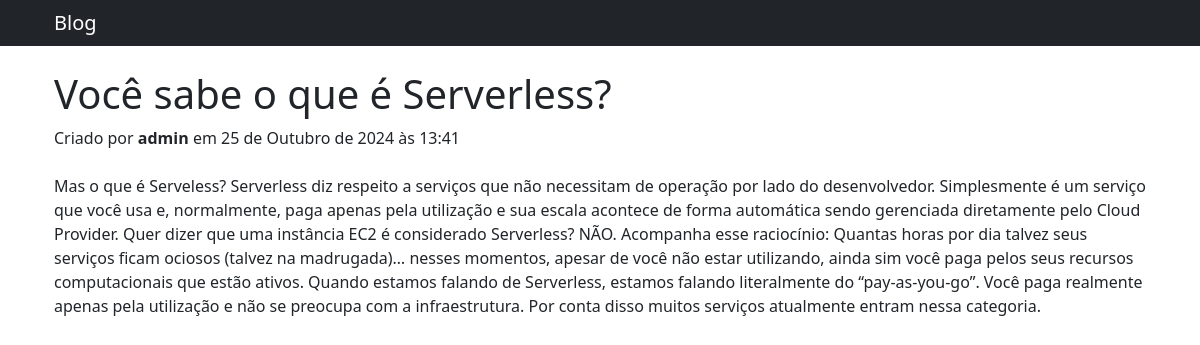
Page /blog/post/1/ on the committed database.
### core/models.py (models this page shows, shortened)
class Post(models.Model):
    title = models.CharField(max_length=100, unique=True, verbose_name='Título')
    content = models.TextField(verbose_name='Conteúdo')
    created_at = models.DateTimeField(verbose_name='Criado em', null=True, editable=False, auto_now_add=True)
    tags = models.ManyToManyField('Tag', verbose_name='Tags', related_name='posts')
    author = models.ForeignKey('auth.User', on_delete=models.PROTECT, verbose_name='Autor', related_name='posts', editable=False, null=True)
    class Meta:
        verbose_name = 'Post'
        verbose_name_plural = 'Posts'

### core/views.py (the view)
# urls.py: path("blog/post/<int:id>/", post_view, name="core_post_view"),
def post_view(request, id):
    post = Post.objects.get(id=id)
    return render(request, 'core/post.html', { "post": post })

### core/templates/core/post.html (shortened to what this page needs)
{% extends 'base.html' %}
{% block content %}
  <div class="container">
    <h1>{{ post.title }}</h1>
    <span>Criado por <strong>{{ post.author }}</strong> em {{ post.created_at }}</span>
    <div class="mt-4">{{ post.content }}</div>
  </div>
{% endblock %}

### rows in the picture
Post: title "Você sabe o que é Serverless?", author "admin", created_at "25 de Outubro de 2024 às 13:41", content "Mas o que é Serveless? Serverless diz respeito a serviços que não necessitam de operação por lado do desenvolvedor. Simplesmente é um serviço que você usa e, normalmente, paga apenas pela utilização e sua escala acontece de forma automática sendo gerenciada diretamente pelo Cloud Provider. Quer dizer que uma instância EC2 é considerado Serverless? NÃO. Acompanha esse raciocínio: Quantas horas por dia talvez seus serviços ficam ociosos (talvez na madrugada)… nesses momentos, apesar de você não estar utilizando, ainda sim você paga pelos seus recursos computacionais que estão ativos. Quando estamos falando de Serverless, estamos falando literalmente do “pay-as-you-go”. Você paga realmente…"
